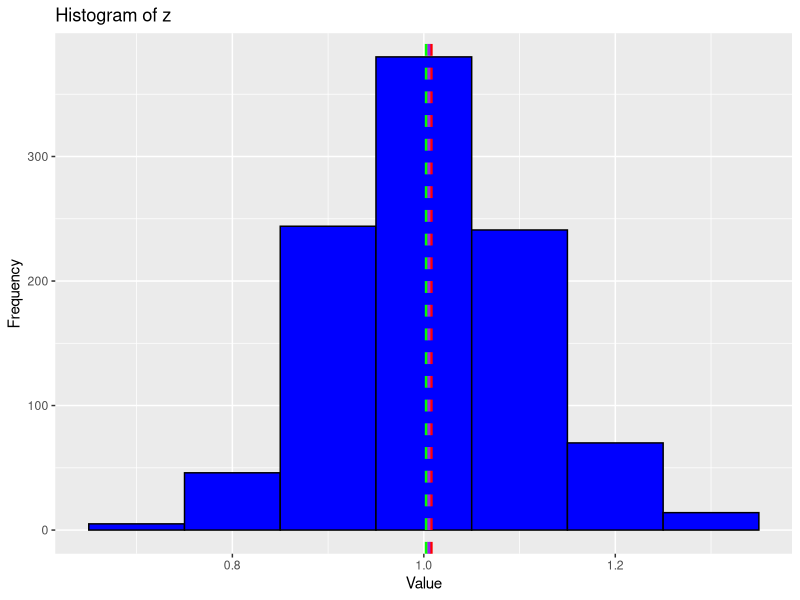
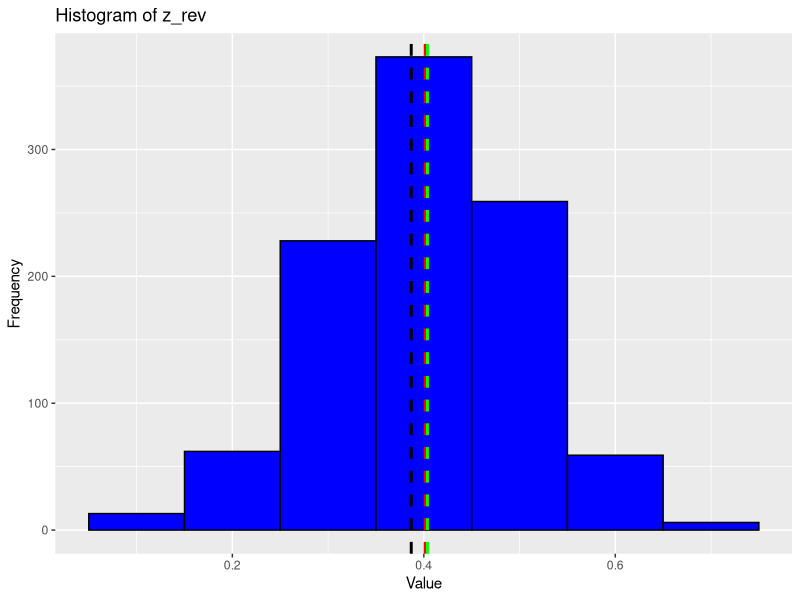

Write the R code that produced these figures, in order.
#' ---
#' title: "Report week4"
#' output: html_document
#' date: "2023-9-23"
#' author: Zachary Bunch
#' ---

library(tidyverse)

# construct vectors x and y
x <- c(15.9, 15.1, 21.9, 13.3, 24.4)
y <- c(15.9, 15.1, 21.9, 53.3, 24.4)

x

y

# arithmetic mean
# for vector x
n_x <- length(x) # the number of elements in x = the number of data points
sum_x <- sum(x) # summation for x
mu_x <- sum_x / n_x # arithmetic mean
print(mu_x) # print calculated value


# for vector y; we can calculate directly too
mu_y <- sum(y) / length(y)
print(mu_y) # print calculated value

#mean()
print(mean(x))
print(mean(y))

#Geometric mean ####

# for vector x
prod_x <- prod(x) # product of vector x; x1 * x2 * x3...
n_x <- length(x)
mug_x <- prod_x^(1 / n_x) # ^ means power
print(mug_x)

# for vector y
mug_y <- prod(y)^(1 / length(y))
print(mug_y)

#Median ####

# for vector x
x <- sort(x) # sort x from small to large
index <- (length(x) + 1) / 2 # (N + 1)/2 th index as length(x) is an odd number
med_x <- x[index]
print(med_x)

# for vector y
y <- sort(y) # sort y from small to large
med_y <- y[(length(y) + 1) / 2]
print(med_y)


print(median(x))

print(median(y))


# variation  ------------------------------------------------------------

# for x
sqd_x <- (x - mean(x))^2 # squared deviance
sum_sqd_x <- sum(sqd_x)
var_x <- sum_sqd_x / length(x)
print(var_x)

# for y
var_y <- sum((y - mean(y))^2) / length(y)
print(var_y)


# Standard deviation  -----------------------------------------------------

# for x
sd_x <- sqrt(var_x) # sqrt(): square root
print(sd_x)

# for y
sd_y <- sqrt(var_y)
print(sd_y)

# coeffient of variation 

# for x
cv_x <- sd_x / mean(x)
print(cv_x)

# for y
cv_y <- sd_y / mean(y)
print(cv_y)

# IQR

# for x
x_l <- quantile(x, 0.25) # quantile(): return quantile values, 25 percentile
x_h <- quantile(x, 0.75) # quantile(): return quantile values, 75 percentile
iqr_x <- abs(x_l - x_h) # abs(): absolute value
print(iqr_x)


# for y
y_q <- quantile(y, c(0.25, 0.75)) # return as a vector
iqr_y <- abs(y_q[1] - y_q[2]) # y_q[1] = 25 percentile; y_q[2] = 75 percentile
print(iqr_y)

# MAD

# for x
ad_x <- abs(x - median(x))
mad_x <- median(ad_x)
print(mad_x)

# for y
mad_y <- median(abs(y - median(y)))
print(mad_y)

# MAD/ MEDIAN

# for x
mm_x <- mad_x / median(x)
print(mm_x)

# for y
mm_y <- mad_y / median(y)
print(mm_y)


# 1.3 Lab -----------------------------------------------------------------

# Step 1: Create a vector z with length 1000
z <- exp(rnorm(n = 1000, mean = 0, sd = 0.1))

arithmetic_mean <- mean(z)
geometric_mean <- exp(mean(log(z)))  # Geometric mean calculation
median_value <- median(z)


# Step 2 + 3: Draw a histogram of z using ggplot2 
# Draw vertical lines of arithmetic mean, geometric mean, and median on the histogram with different colors using a function geom_vline() 
library(tibble)
library(ggplot2)

data <- tibble(z = z)

ggplot(data, aes(x = z)) +
  geom_histogram(binwidth = 0.1, fill = "blue", color = "black") +
  geom_vline(xintercept = arithmetic_mean, color = "red", linetype = "dashed", size = 1) +
  geom_vline(xintercept = geometric_mean, color = "green", linetype = "dashed", size = 1) +
  geom_vline(xintercept = median_value, color = "purple", linetype = "dashed", size = 1) +
  labs(title = "Histogram of z",
       x = "Value",
       y = "Frequency")


# Step 4: Compare the values of the central tendency measures.
# Just a table?


summary_table <- data.frame(
  Measure = c("Arithmetic Mean", "Geometric Mean", "Median"),
  Value = c(arithmetic_mean, geometric_mean, median_value)
)

summary_table


# Step 5: Create a new vector z_rev and repeat steps 1-4
z_rev <- -z + max(z) + 0.1


arithmetic_mean <- mean(z_rev)
geometric_mean <- exp(mean(log(z_rev)))  # Geometric mean calculation
median_value <- median(z_rev)

#REPEAT
# Step 2 + 3: Draw a histogram of z_rev using ggplot2 
# Draw vertical lines of arithmetic mean, geometric mean, and median on the histogram with different colors using a function geom_vline() 
library(tibble)
library(ggplot2)

data <- tibble(z_rev = z_rev)

ggplot(data, aes(x = z_rev)) +
  geom_histogram(binwidth = 0.1, fill = "blue", color = "black") +
  geom_vline(xintercept = arithmetic_mean, color = "red", linetype = "dashed", size = 1) +
  geom_vline(xintercept = geometric_mean, color = "black", linetype = "dashed", size = 1) +
  geom_vline(xintercept = median_value, color = "green", linetype = "dashed", size = 1) +
  labs(title = "Histogram of z_rev",
       x = "Value",
       y = "Frequency")

#REPEAT
# Step 4: Compare the values of the central tendency measures.
# Just a table?


summary_table <- data.frame(
  Measure = c("Arithmetic Mean", "Geometric Mean", "Median"),
  Value = c(arithmetic_mean, geometric_mean, median_value)
)

summary_table



#### 1.3.2 ####


w <- rnorm(100, mean = 10, sd = 1)
head(w) # show first 10 elements in w



# Step 1: Convert the unit to milligrams and create a new vector m

m <- w * 1000  

m
# Step 2: Calculate SD and MAD for w and m.

sd_w <- sd(w)
mad_w <- mad(w)
sd_m <- sd(m)
mad_m <- mad(m)

# Step 3: Calculate CV and MAD/Median for w and m.

cv_w <- sd_w / mean(w)
mad_median_w <- mad(w) / median(w)
cv_m <- sd_m / mean(m)
mad_median_m <- mad(m) / median(m)
